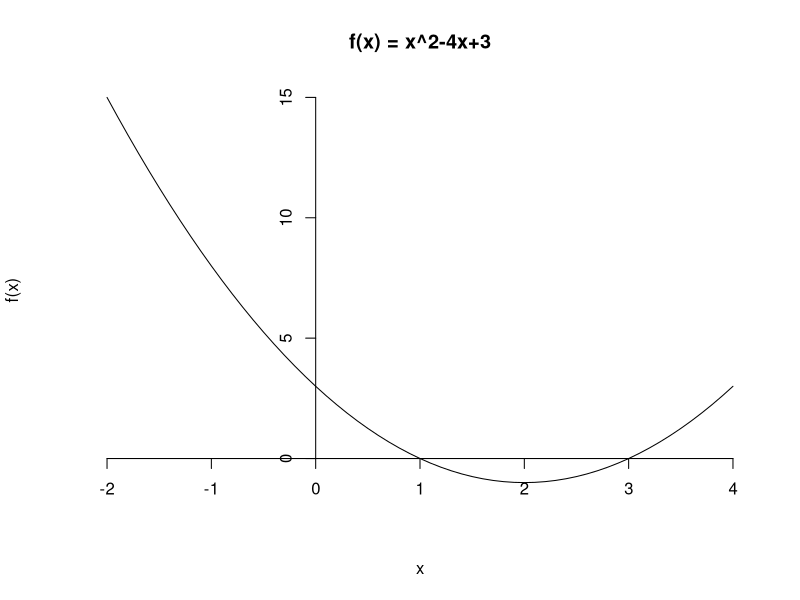
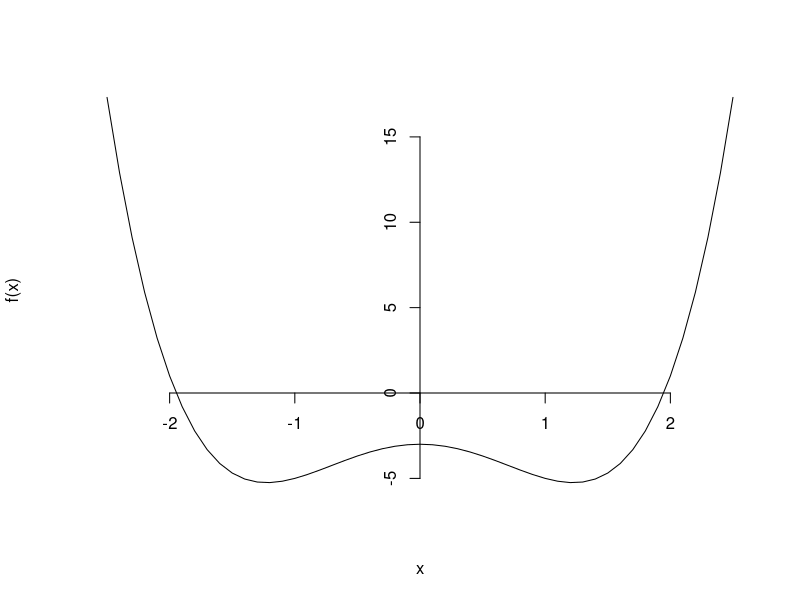
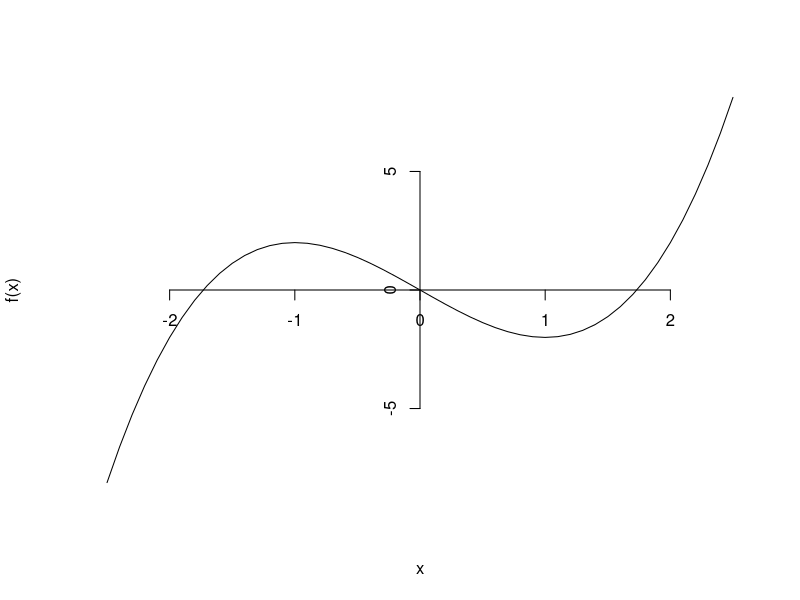
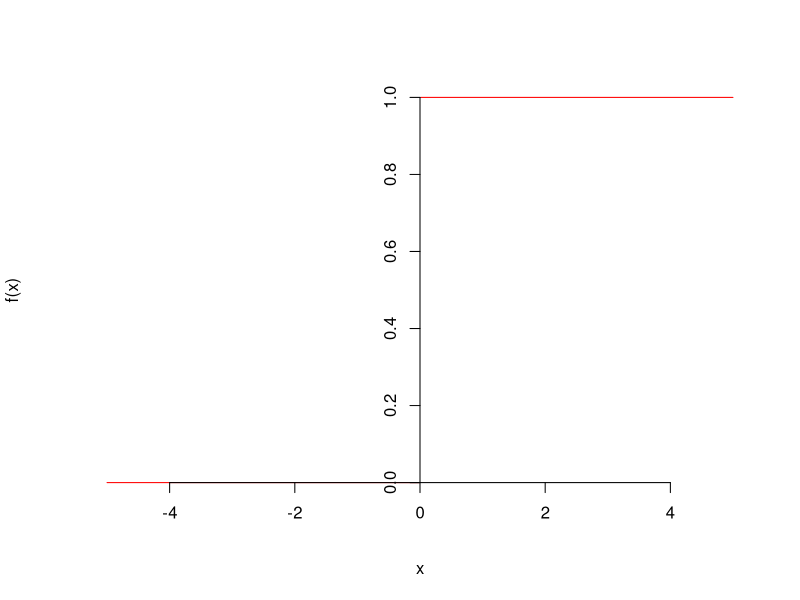
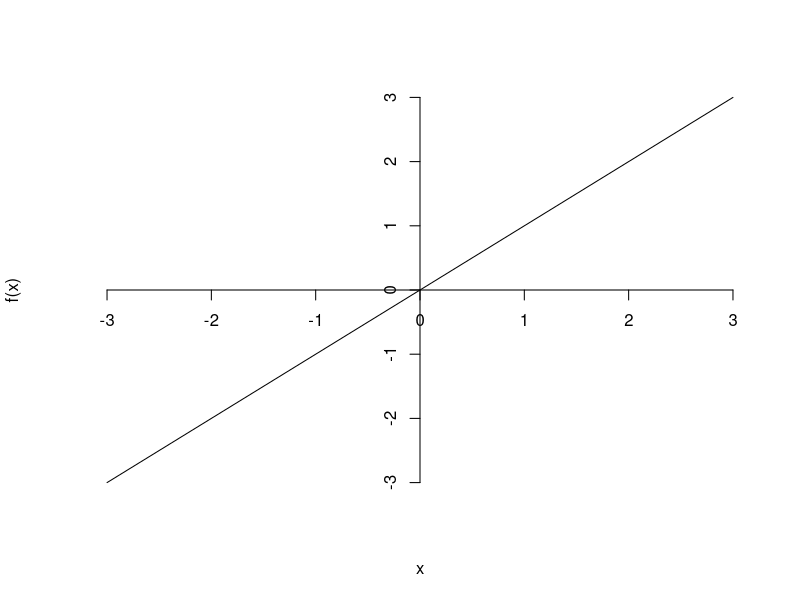
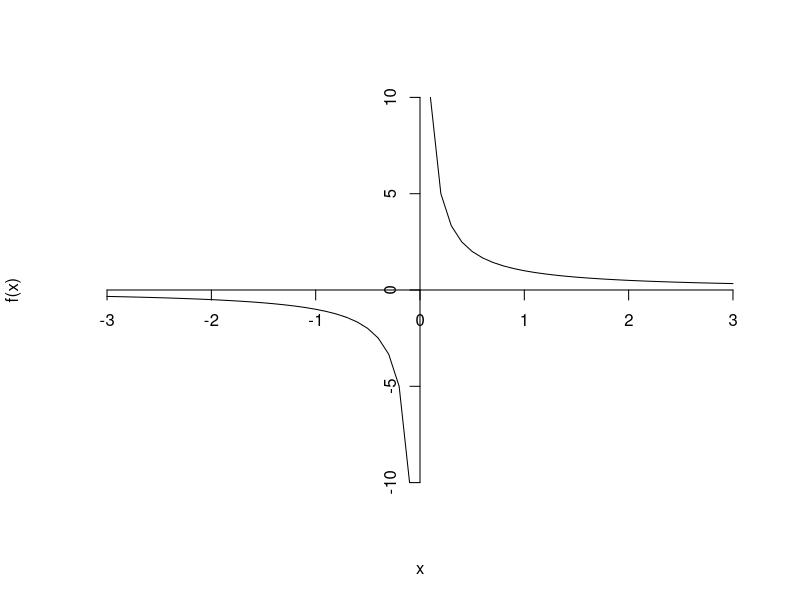
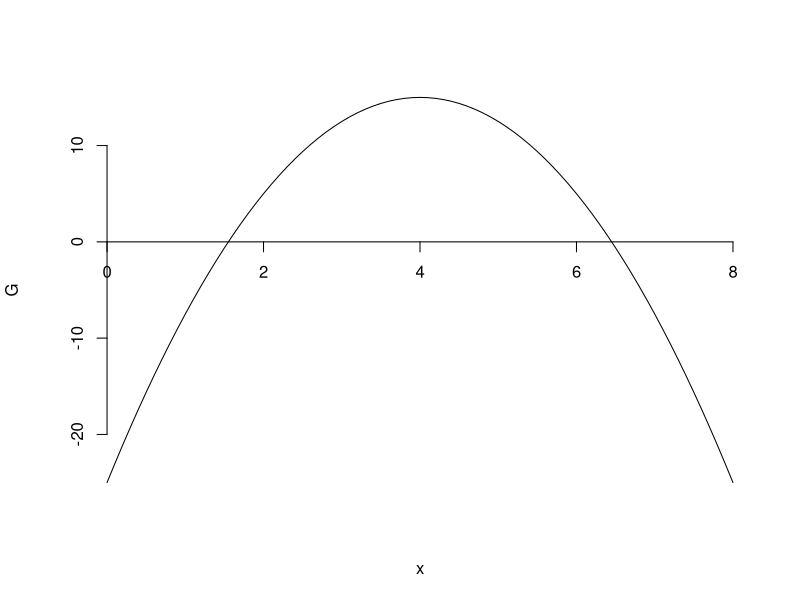
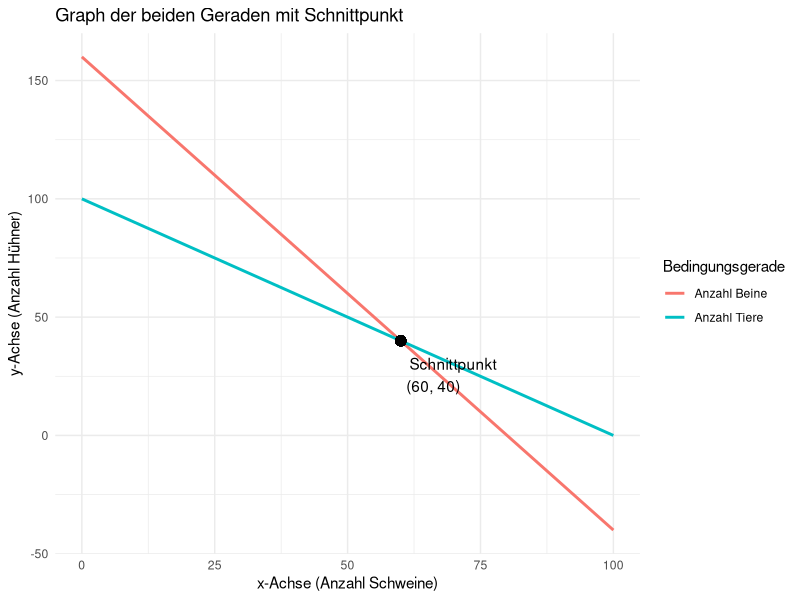

Source code (R) for these figures, in order:
## ---- chunk 1
options(digits = 4)
knitr::opts_chunk$set(echo=FALSE, message=FALSE, warning=FALSE, cache=FALSE, 
                      dev.args=list(pointsize=11), size="scriptsize")
## ---- chunk 2
rm(list = ls())
x <- seq(-2, 4, 0.1)

f <- function(x) {
  x^2 - 4 * x + 3
}
plot(x,f(x), type = "l", axes = FALSE, main = "f(x) = x^2-4x+3")
axis(1, pos = 0)
axis(2, pos = 0)
## ---- chunk 3
rm(list = ls())
x <- seq(-2.5, 2.5, 0.1)

f <- function(x) {
  x^4 - 3 * x^2 - 3
}
plot(x,f(x), type = "l", axes = FALSE)
axis(1, pos = 0)
axis(2, pos = 0)

## ---- chunk 4
rm(list = ls())
x <- seq(-2.5, 2.5, 0.1)

f <- function(x) {
  x^3 - 3 * x 
}
plot(x,f(x), type = "l", axes = FALSE)
axis(1, pos = 0)
axis(2, pos = 0)

## ---- chunk 5
rm(list = ls())
x <- seq(-5, 5, 0.01)

f <- function(x) {
  0.5 * (x + abs(x)) / x
}
plot(x,f(x), type = "l", axes = FALSE, col = "red")
axis(1, pos = 0)
axis(2, pos = 0)
## ---- chunk 6
rm(list = ls())
x <- seq(-3, 3, 0.1)

f <- function(x) {
  x
}
plot(x,f(x), type = "l", axes = FALSE)
axis(1, pos = 0)
axis(2, pos = 0)
## ---- chunk 7
rm(list = ls())
x <- seq(-3, 3, 0.1)

f <- function(x) {
  1/x
}
plot(x,f(x), type = "l", axes = FALSE)
axis(1, pos = 0)
axis(2, pos = 0)
## ---- chunk 8
rm(list = ls())
x <- seq(0, 8, 0.1)
G <- -5/2 * x^2 +20 * x -25
plot(x,G, type = "l", axes = FALSE)
axis(1, pos = 0)
axis(2, pos = 0)

## ---- chunk 9
rm(list = ls())
library(ggplot2)

# Definition der zwei Geraden: y = m1*x + b1 und y = m2*x + b2
m1 <- -2
b1 <- 160
m2 <- -1
b2 <- 100

# Berechnung des Schnittpunkts
x_intersect <- (b2 - b1) / (m1 - m2)
y_intersect <- m1 * x_intersect + b1

# Daten für die Geraden (für Plot-Bereich x von 0 bis 5)
df <- data.frame(
  x = rep(seq(0, 100, length.out = 100), 2),
  y = c(m1 * seq(0, 100, length.out = 100) + b1,
        m2 * seq(0, 100, length.out = 100) + b2),
  line = factor(rep(c("Anzahl Beine", "Anzahl Tiere"), each = 100))
)

# Plot mit zwei Linien und Schnittpunkt als Punkt
ggplot(df, aes(x = x, y = y, color = line)) +
  geom_line(size = 1) +
  geom_point(aes(x = x_intersect, y = y_intersect), color = "black", size = 3) +
  annotate("text", x = x_intersect, y = y_intersect, label = paste0("Schnittpunkt\n(", round(x_intersect, 2), ", ", round(y_intersect, 2), ")"),
           hjust = -0.1, vjust = 1.5) +
  theme_minimal() +
  labs(title = "Graph der beiden Geraden mit Schnittpunkt", 
       x = "x-Achse (Anzahl Schweine)", 
       y = "y-Achse (Anzahl Hühner)",
       color = "Bedingungsgerade") 

## ---- chunk 10
rm(list = ls())
library(ggplot2)

# Definition der zwei Geraden: y = m1*x + b1 und y = m2*x + b2
m1 <- 2
b1 <- -1
m2 <- 2
b2 <- -1.1

# Berechnung des Schnittpunkts
x_intersect <- (b2 - b1) / (m1 - m2)
y_intersect <- m1 * x_intersect + b1

# Daten für die Geraden (für Plot-Bereich x von 0 bis 5)
df <- data.frame(
  x = rep(seq(-4, 4, length.out = 100), 2),
  y = c(m1 * seq(-4, 4, length.out = 100) + b1,
        m2 * seq(-4, 4, length.out = 100) + b2),
  line = factor(rep(c("Gleichung 1", "Gleichung 2"), each = 100))
)

# Plot mit zwei Linien und Schnittpunkt als Punkt
ggplot(df, aes(x = x, y = y, color = line)) +
  geom_line(size = 1) +
  geom_point(aes(x = x_intersect, y = y_intersect), color = "black", size = 3) +
  annotate("text", x = x_intersect, y = y_intersect, label = paste0("Schnittpunkt\n(", round(x_intersect, 2), ", ", round(y_intersect, 2), ")"),
           hjust = -0.1, vjust = 1.5) +
  theme_minimal() +
  labs(title = "Graph der beiden Geraden", 
       x = "x-Achse", 
       y = "y-Achse",
       color = "Gerade") 

## ---- chunk 11
rm(list = ls())
library(ggplot2)

# Definition der zwei Geraden: y = m1*x + b1 und y = m2*x + b2
m1 <- 2
b1 <- -1
m2 <- 2
b2 <- -1.5

# Berechnung des Schnittpunkts
x_intersect <- (b2 - b1) / (m1 - m2)
y_intersect <- m1 * x_intersect + b1

# Daten für die Geraden (für Plot-Bereich x von 0 bis 5)
df <- data.frame(
  x = rep(seq(-4, 4, length.out = 100), 2),
  y = c(m1 * seq(-4, 4, length.out = 100) + b1,
        m2 * seq(-4, 4, length.out = 100) + b2),
  line = factor(rep(c("Gleichung 1", "Gleichung 2"), each = 100))
)

# Plot mit zwei Linien und Schnittpunkt als Punkt
ggplot(df, aes(x = x, y = y, color = line)) +
  geom_line(size = 1) +
  geom_point(aes(x = x_intersect, y = y_intersect), color = "black", size = 3) +
  annotate("text", x = x_intersect, y = y_intersect, label = paste0("Schnittpunkt\n(", round(x_intersect, 2), ", ", round(y_intersect, 2), ")"),
           hjust = -0.1, vjust = 1.5) +
  theme_minimal() +
  labs(title = "Graph der beiden Geraden", 
       x = "x-Achse", 
       y = "y-Achse",
       color = "Gerade") 

## ---- chunk 12
rm(list = ls())
library(ggplot2)

# Definition der zwei Geraden: y = m1*x + b1 und y = m2*x + b2
m1 <- 2
b1 <- -1
m2 <- -2
b2 <- 1.5

# Berechnung des Schnittpunkts
x_intersect <- (b2 - b1) / (m1 - m2)
y_intersect <- m1 * x_intersect + b1

# Daten für die Geraden (für Plot-Bereich x von 0 bis 5)
df <- data.frame(
  x = rep(seq(-4, 4, length.out = 100), 2),
  y = c(m1 * seq(-4, 4, length.out = 100) + b1,
        m2 * seq(-4, 4, length.out = 100) + b2),
  line = factor(rep(c("Gleichung 1", "Gleichung 2"), each = 100))
)

# Plot mit zwei Linien und Schnittpunkt als Punkt
ggplot(df, aes(x = x, y = y, color = line)) +
  geom_line(size = 1) +
  geom_point(aes(x = x_intersect, y = y_intersect), color = "black", size = 3) +
  annotate("text", x = x_intersect, y = y_intersect, label = paste0("Schnittpunkt\n(", round(x_intersect, 3), ", ", round(y_intersect, 3), ")"),
           hjust = -0.1, vjust = 1.5) +
  theme_minimal() +
  labs(title = "Graph der beiden Geraden mit Schnittpunkt", 
       x = "x-Achse", 
       y = "y-Achse",
       color = "Gerade") 

## ---- chunk 13
# Übergangsmatrix erstellen (3x3, z. B. für Markov-Kette)
uebergang <- matrix(c(0.9, 0.08, 0.01,
                      0.04, 0.85, 0.07,
                      0.06, 0.07, 0.92), nrow=3, byrow=TRUE)

# Anfangszustandsvektor (Wahrscheinlichkeiten summieren zu 1)
vektor <- c(0.42, 0.37, 0.21)

# Multiplikation: nächster Zustand
nächster_zustand <- uebergang %*% vektor
for (i in 1:1000) 
  nächster_zustand <- uebergang %*% nächster_zustand

## ---- chunk 14
rm(list = ls())
library(ggplot2)

# Definition der zwei Geraden: y = m1*x + b1 und y = m2*x + b2
m1 <- -2
b1 <- 5
m2 <- 1
b2 <- -1

# Berechnung des Schnittpunkts
x_intersect <- (b2 - b1) / (m1 - m2)
y_intersect <- m1 * x_intersect + b1

# Daten für die Geraden (für Plot-Bereich x von 0 bis 5)
df <- data.frame(
  x = rep(seq(-7, 7, length.out = 100), 2),
  y = c(m1 * seq(-7, 7, length.out = 100) + b1,
        m2 * seq(-7, 7, length.out = 100) + b2),
  line = factor(rep(c("Gleichung I", "Gleichung II"), each = 100))
)

# Plot mit zwei Linien und Schnittpunkt als Punkt
ggplot(df, aes(x = x, y = y, color = line)) +
  geom_line(size = 1) +
  geom_point(aes(x = x_intersect, y = y_intersect), color = "black", size = 3) +
  annotate("text", x = x_intersect, y = y_intersect, label = paste0("Schnittpunkt\n(", round(x_intersect, 2), ", ", round(y_intersect, 2), ")"),
           hjust = -0.1, vjust = 1.5) +
  theme_minimal() +
  labs(title = "Graph der beiden Geraden mit Schnittpunkt", 
       x = "x-Achse", 
       y = "y-Achse",
       color = "Bedingungsgerade") 

## ---- chunk 15
rm(list = ls())
# Beispiel: Fläche oberhalb der Geraden y = 2x + 1 zwischen x=0 und x=3
x <- seq(-7, 7, length.out = 100)
y_line <- -2 * x + 5   # Gerade y = -2x + 5
y_max <- max(y_line)  # Maximale Höhe für die Fläche
y_min <- min(y_line)

plot(x, y_line, type = "l", lwd = 2, 
     xlab = "x", ylab = "y", 
     main = "Lösungsmenge ist die Fläche unterhalb der Geraden I")
abline(h = 0)
abline(v = 0)

# Fläche oberhalb der Geraden schattieren
polygon(c(-7, x, 7, 0), 
        c(y_min, y_line, y_min, y_min), 
        col = "lightblue", border = NA)


## ---- chunk 16
rm(list = ls())
# Beispiel: Fläche oberhalb der Geraden y = 2x + 1 zwischen x=0 und x=3
x <- seq(-7, 7, length.out = 100)
y_line <- 1 * x - 1   # Gerade y = -2x + 5
y_max <- max(y_line)  # Maximale Höhe für die Fläche
y_min <- min(y_line)

plot(x, y_line, type = "l", lwd = 2, 
     xlab = "x", ylab = "y", 
     main = "Lösungsmenge ist die Fläche oberhalb der Geraden II")
abline(h = 0)
abline(v = 0)

# Fläche oberhalb der Geraden schattieren
polygon(c(-7, x, 7, 0), 
        c(y_max, y_line, y_max, y_max), 
        col = "lightblue", border = NA)


## ---- chunk 17
rm(list = ls())
x <- seq(0, 7, length.out = 100)
y_line <- 1 * x - 1   
z_line <- -2 * x +5 

plot(x, y_line, type = "l", lwd = 2, 
     xlab = "x", ylab = "y", 
     main = "Lösungsmenge ist Schnittmenge")
abline(a = 5, b = -2, lwd = 2) 
abline(h = 0)
abline(v = 0)

# Fläche oberhalb der Geraden schattieren
polygon(c(0, 1,  2, 0), 
        c(0, 0, 1, 5), 
        col = "lightblue", border = NA)

## ---- chunk 18
rm(list = ls())
x <- seq(0, 8, length.out = 100)
y_line <- -0.5 * x + 4.5   

plot(x, y_line, type = "l", lwd = 2, 
     xlab = "x", ylab = "y", 
     main = "Zulässiger Bereich - mögliche Zeltkombinationen")
abline(a = 4.5, b = -0.5, col = "red")
abline(h = 4)
abline(v = 5)
abline(h = 0)
abline(v = 0)

# Fläche oberhalb der Geraden schattieren
polygon(c(0, 5, 5, 1, 0), 
        c(0, 0, 2, 4, 4), 
        col = "lightblue", border = NA)

## ---- chunk 19
rm(list = ls())
x <- seq(0, 8, length.out = 100)
y_line <- -0.5 * x + 4.5   

plot(x, y_line, type = "l", lwd = 2, 
     xlab = "x", ylab = "y", 
     main = "Zulässiger Bereich / Zielfunktion 60")
abline(a = 4.5, b = -0.5, col = "red")
abline(h = 4)
abline(v = 5)
abline(h = 0)
abline(v = 0)
polygon(c(0, 5, 5, 1, 0), 
        c(0, 0, 2, 4, 4), 
        col = "lightblue", border = NA)
abline(a = 4, b = -2/3, col = "blue")
text(x = 2, y = 2.5, "Z = 60", col = "blue")

# Fläche oberhalb der Geraden schattieren
## ---- chunk 20
rm(list = ls())
x <- seq(0, 8, length.out = 100)
y_line <- -0.5 * x + 4.5   

plot(x, y_line, type = "l", lwd = 2, 
     xlab = "x", ylab = "y", 
     main = "Zulässiger Bereich / Zielfunktion")
abline(a = 4.5, b = -0.5, col = "red")
abline(h = 4)
abline(v = 5)
abline(h = 0)
abline(v = 0)
polygon(c(0, 5, 5, 1, 0), 
        c(0, 0, 2, 4, 4), 
        col = "lightblue", border = NA)
abline(a = 60/15, b = -2/3, col = "blue")
text(x = 2, y = 2.5, "Z = 60", col = "blue")
abline(a = 70/15, b = -2/3, col = "blue")
text(x = 2, y = 3.5, "Z = 70", col = "blue")
abline(a = 80/15, b = -2/3, col = "blue")
text(x = 2, y = 4.5, "Z = 80", col = "blue")
